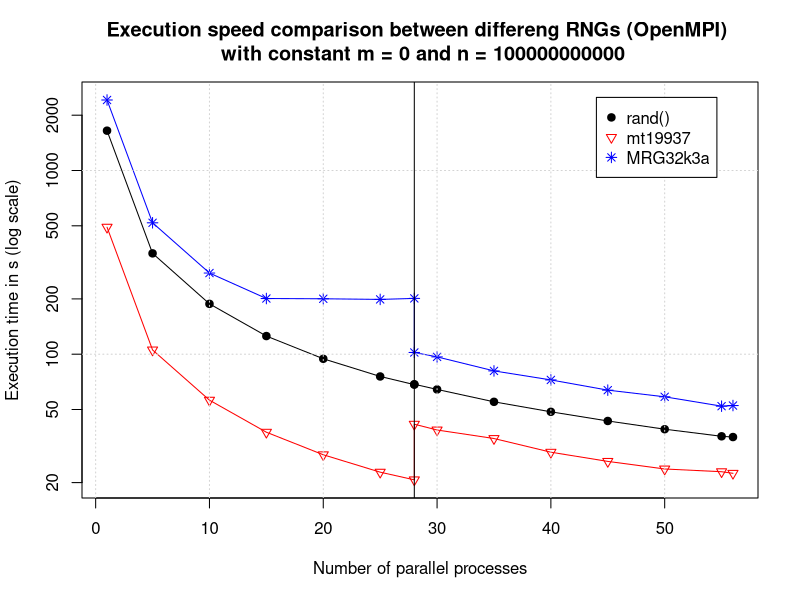
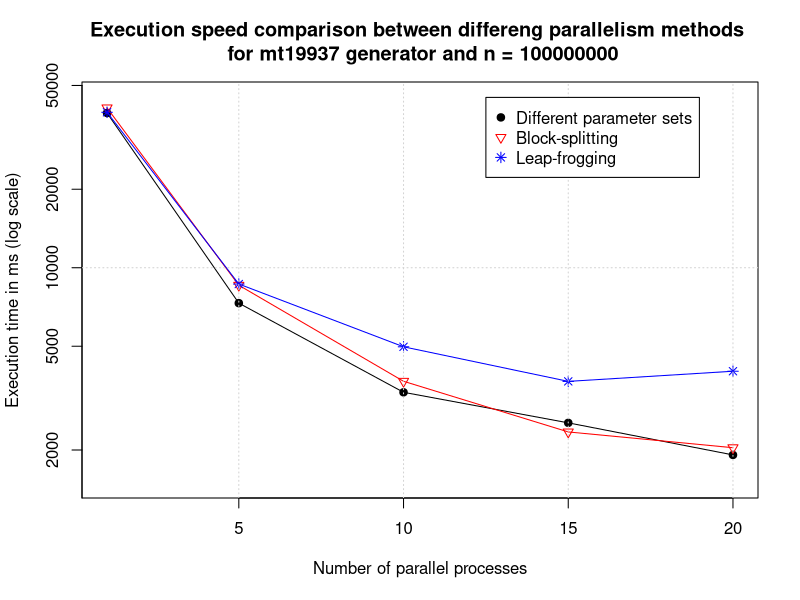

Recreate these plots in R, in order.
#-----------------------------------------------------------------------------------------------------------------
# Execution speed comparison between differeng RNGs (OpenMPI) with constant m = 0 and n = 100000000000
x = c(1,5,10,15,20, 25, 28, 28, 30, 35, 40, 45, 50, 55, 56)
t0 = c(1647.502,353.919,187.934,125.536,94.402,75.641,68.281,68.617,64.288,55.046,48.566,43.301,39.051,35.734,35.4)
t1 = c(491.299,105.46,56.2,37.605,28.347,22.793,20.696,41.57,38.667,34.747,29.273,26.085,23.721,22.92,22.471)
t2 = c(2420.335,519.241,276.556,200.97,200.315,198.732,201.233,102.202,96.672,81.1,72.419,63.716,58.615,52.125,52.539)

plot(x, t0, log="y", type="o", pch=19, las=0, ylim=c(20, 2500), xlim=c(1,56), 
    main="Execution speed comparison between differeng RNGs (OpenMPI) \n with constant m = 0 and n = 100000000000",
    xlab="Number of parallel processes", 
    ylab="Execution time in s (log scale)"
)

lines(x, y=t1, col="red", type="o", pch=6)
lines(x, y=t2, col="blue", type="o", pch=8)

grid(col = "lightgray", lty = "dotted", lwd = par("lwd"), equilogs = TRUE)
legend(44, 2500, legend=c("rand()", "mt19937", "MRG32k3a"), col=c("black", "red", "blue"), pch=c(19,6, 8))

abline(v = 28, col="black")

#-----------------------------------------------------------------------------------------------------------------
# Execution speed comparison between differeng parallelism methods for mt19937 generator and n = 100000000000
x = c(1,5,10,15,20)
t0 = c(39214,7316,3329,2542,1915)
t1 = c(41023,8568,3669,2346,2041)
t2 = c(39467,8661,4975,3666,4010)

plot(x, t0, log="y", type="o", pch=19, las=0, ylim=c(1500, 45000), xlim=c(1,20), 
    main="Execution speed comparison between differeng parallelism methods \n for mt19937 generator and n = 100000000",
    xlab="Number of parallel processes", 
    ylab="Execution time in ms (log scale)"
)

lines(x, y=t1, col="red", type="o", pch=6)
lines(x, y=t2, col="blue", type="o", pch=8)

grid(col = "lightgray", lty = "dotted", lwd = par("lwd"), equilogs = TRUE)
legend(12.5, 45000, legend=c("Different parameter sets", "Block-splitting", "Leap-frogging"), col=c("black", "red", "blue"), pch=c(19,6, 8))